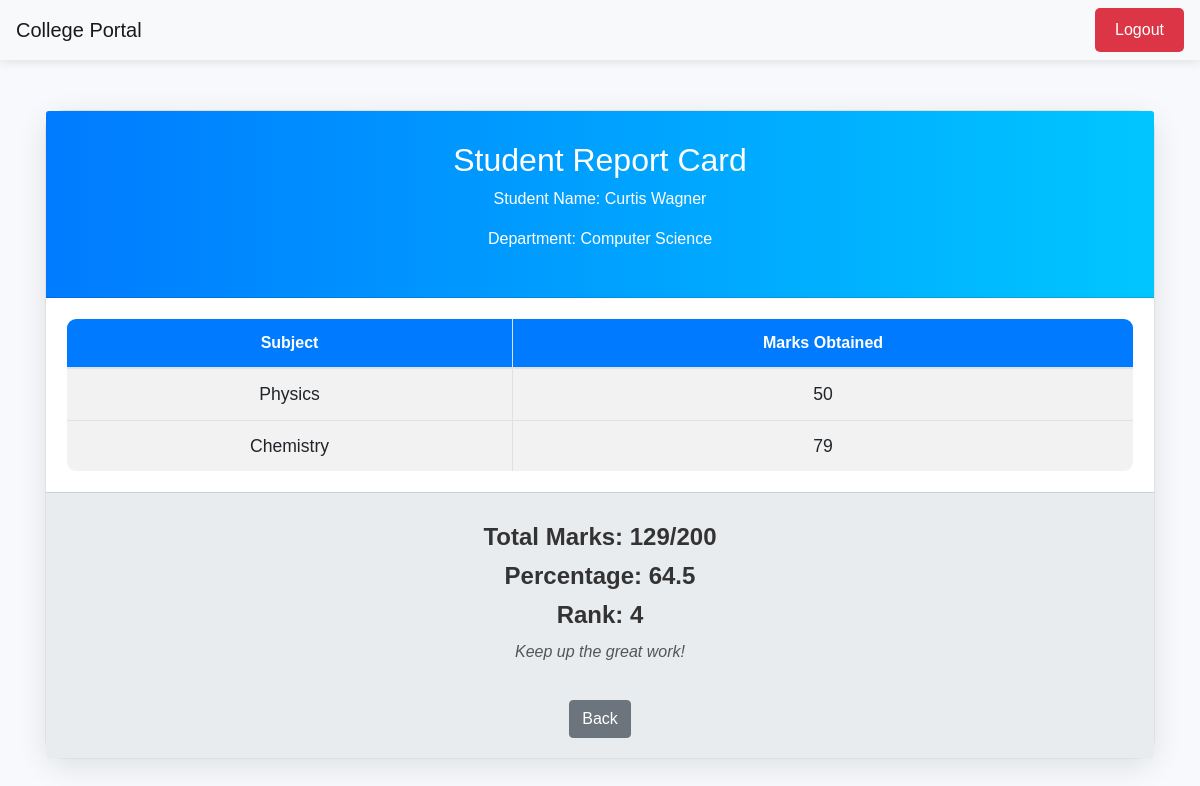
/report/8/ (signed in), run on the app's committed database.
### report/models.py (models this page shows, shortened)
class card(models.Model):
    user = models.ForeignKey(User,on_delete=models.SET_NULL,null=True,blank=True)
    Student_Name = models.CharField(max_length=20,null=True)
    Student_Father_Name = models.CharField(max_length=20,null=True)
    Student_Email = models.EmailField(null=True)
    Student_Department = models.ForeignKey(department,related_name='dep',null=True,on_delete=models.CASCADE)
    class Meta:
        ordering = ['Student_Name']

class department(models.Model):
    Department_Name = models.CharField(max_length=20)
    def __str__(self):
        return self.Department_Name
    class Meta:
        ordering = ['Department_Name']

class score(models.Model):
    Student = models.ForeignKey(card,on_delete=models.CASCADE,null=True)
    Subject = models.ForeignKey(subject,on_delete=models.CASCADE,null=True)
    Score = models.IntegerField(null=True)
    class Meta:
        unique_together = ['Student','Subject']

class subject(models.Model):
    Subject_Name = models.CharField(max_length=20)
    def __str__(self):
        return self.Subject_Name
    class Meta:
        ordering = ['Subject_Name']

### report/views.py (the view)
# urls.py: path('report/<id>/',report),
@login_required(login_url='/login/')
def report(request,id):
    data_1 = card.objects.filter(id = id)[0]
    data_2 = score.objects.filter(Student = data_1)
    if data_2.filter(Score__lt = 33).exists():
        x = True
        return render(request,'report.html',context={'data_1':data_1,'data_2':data_2,'x':x})
    x = data_2.aggregate(Sum('Score'),Count('id'),Avg('Score'))
    x['id__count'] *= 100
    ranks = score.objects.values('Student').annotate(Avg('Score')).order_by('-Score__avg')
    rank = 0
    for i in ranks:
        rank += 1
        if i['Student'] == int(id):
            print(i['Student'])
            break
    return render(request,'report.html',context={'data_1':data_1,'data_2':data_2,'x':x,'rank':rank})

### report/templates/report.html (shortened to what this page needs)
<!DOCTYPE html>
<html lang="en">
<head>
    <link rel="stylesheet" href="https://stackpath.bootstrapcdn.com/bootstrap/4.5.2/css/bootstrap.min.css">
</head>
<body>
    <nav class="navbar navbar-expand-lg navbar-light bg-light">
        <a class="navbar-brand" href="/">College Portal</a>
        <div class="ml-auto">
            <a class="btn btn-logout" href="/logout/">Logout</a>
        </div>
    </nav>
    <div class="container">
        <div class="card">
            <div class="card-header">
                <h2>Student Report Card</h2>
                <p>Student Name: {{data_1.Student_Name}}</p>
                <p>Department: {{data_1.Student_Department}}</p>
            </div>
            <div class="card-body">
                <table class="table table-bordered table-striped">
                    <thead>
                        <tr>
                            <th>Subject</th>
                            <th>Marks Obtained</th>
                        </tr>
                    </thead>
                    <tbody>
                        {% for data in data_2 %}
                        <tr>
                            <td>{{data.Subject}}</td>
                            <td>{{data.Score}}</td>
                        </tr>
                        {% endfor %}
                    </tbody>
                </table>
            </div>
            <div class="card-footer">
                {% if x is True %}
                <h4>Result: Fail</h4>
                {% else %}
                <h4>Total Marks: {{x.Score__sum}}/{{x.id__count}}</h4>
                <h4>Percentage: {{x.Score__avg}}</h4>
                <h4>Rank: {{rank}}</h4>
                <p class="footer-text">Keep up the great work!</p>
                {% endif %}
                <a href="/" class="btn btn-secondary back-button">Back</a>
            </div>
        </div>
    </div>
</body>
</html>

### report/templates/report.html (style rules this page uses)
body { background-color: #f7f9fc; font-family: 'Arial', sans-serif; color: #333; }
.navbar { box-shadow: 0 2px 10px rgba(0, 0, 0, 0.1); margin-bottom: 20px; }
.btn-logout { position: relative; padding: 10px 20px; border: none; background-color: #dc3545; color: white; border-radius: 5px; transition: background-color 0.3s ease, transform 0.2s ease; }
.card { border-radius: 20px; box-shadow: 0 8px 30px rgba(0, 0, 0, 0.1); margin-top: 50px; transition: transform 0.3s, box-shadow 0.3s; }
.card-header { background: linear-gradient(90deg, #007bff, #00c6ff); color: white; padding: 30px; text-align: center; border-top-left-radius: 20px; border-top-right-radius: 20px; }
.card-body { background-color: #ffffff; padding: 20px; }
.table { border-radius: 10px; overflow: hidden; margin-bottom: 0; }
.table th { background-color: #007bff; color: white; text-align: center; }
.table td { vertical-align: middle; text-align: center; font-size: 1.1rem; }
.table tr:nth-child(even) { background-color: #f2f2f2; }
.card-footer { background-color: #e9ecef; padding: 20px; text-align: center; border-bottom-left-radius: 20px; border-bottom-right-radius: 20px; }
h4 { margin: 10px 0; font-weight: bold; color: #333; }
.footer-text { color: #555; font-style: italic; }
.back-button { margin-top: 20px; }

### data on the page
card: Student_Name "Curtis Wagner", Student_Department "Computer Science"
score: Subject "Physics", Score "50"
score: Subject "Chemistry", Score "79"

### other printed values
{{ x.Score__sum }} "129"
{{ x.id__count }} "200"
{{ x.Score__avg }} "64.5"
{{ rank }} "4"
